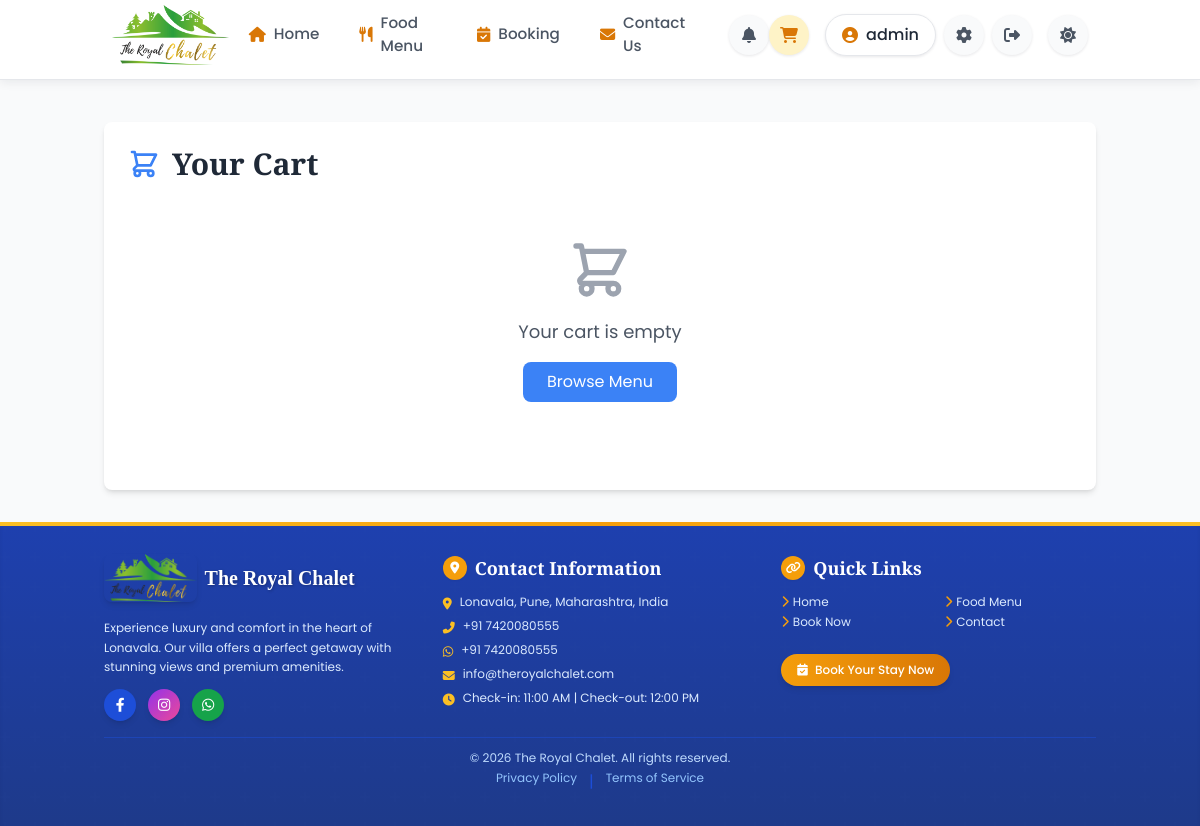
/cart (signed in), run on the app's committed database.
### models.py (models this page shows)
class User(UserMixin, db.Model):
    id = db.Column(db.Integer, primary_key=True)
    username = db.Column(db.String(80), unique=True, nullable=False)
    email = db.Column(db.String(120), unique=True, nullable=False)
    password_hash = db.Column(db.String(128), nullable=False)
    is_admin = db.Column(db.Boolean, default=False)
    phone = db.Column(db.String(15))
    address = db.Column(db.Text)
    created_at = db.Column(db.DateTime, default=lambda: datetime.now(timezone.utc))
    last_login = db.Column(db.DateTime)
    bookings = db.relationship('Booking', backref='user', lazy=True)
    orders = db.relationship('FoodOrder', backref='user', lazy=True)
    reviews = db.relationship('Review', backref='user', lazy=True)

class VillaSettings(db.Model):
    id = db.Column(db.Integer, primary_key=True)
    setting_key = db.Column(db.String(100), unique=True, nullable=False)
    setting_value = db.Column(db.Text, nullable=False)
    description = db.Column(db.String(200))
    updated_at = db.Column(db.DateTime, default=lambda: datetime.now(timezone.utc), onupdate=lambda: datetime.now(timezone.utc))

### app.py (the view)
@app.route('/cart')
@login_required
def cart():
    return render_template('cart.html')

### app.py (called while the page is built)
@app.context_processor
def inject_now():
    return {'now': datetime.now()}

@app.template_filter('format_time')
def format_time(value):
    try:
        if ':' in value:
            hours, minutes = map(int, value.split(':'))
            period = 'AM' if hours < 12 else 'PM'
            hours = hours % 12
            if hours == 0:
                hours = 12
            return f"{hours}:{minutes:02d} {period}"
        return value
    except (ValueError, AttributeError):
        return value

@app.context_processor
def inject_settings():
    settings = {}
    try:
        for setting in VillaSettings.query.all():
            settings[setting.setting_key] = setting.setting_value
    except:
        pass
    return {'villa_settings': settings}

@login_manager.user_loader
def load_user(user_id):
    return User.query.get(int(user_id))

@app.after_request
def add_header(response):
    if 'Cache-Control' not in response.headers:
        response.headers['Cache-Control'] = 'public, max-age=31536000'
    return response

### templates/cart.html (shortened to what this page needs)
{% extends "base.html" %}
{% block content %}
<div class="container mx-auto px-4 py-8">
    <div class="max-w-5xl mx-auto bg-white dark:bg-gray-800 rounded-lg shadow-md overflow-hidden">
        <div class="p-6">
            <h1 class="text-3xl font-bold text-gray-800 dark:text-white mb-6 flex items-center">
                Your Cart
            </h1>
            <div id="cart-items-container" class="mb-8">
                <div id="empty-cart-message" class="text-center py-8">
                    <p class="text-gray-600 dark:text-gray-300 text-lg">Your cart is empty</p>
                    <a href="/menu" class="mt-4 inline-block px-6 py-2 bg-blue-500 text-white rounded-lg hover:bg-blue-600 transition duration-300">
                        Browse Menu
                    </a>
                </div>
            </div>
        </div>
    </div>
</div>
{% endblock %}

### templates/base.html (shortened to what this page needs)
<!DOCTYPE html>
<html lang="en">
<head>
    <script src="https://cdn.tailwindcss.com"></script>
    <link rel="stylesheet" href="{{ url_for('static', filename='css/styles.min.css') }}">
    <link rel="stylesheet" href="https://unpkg.com/aos@2.3.1/dist/aos.css" />
    <link rel="stylesheet" href="https://cdnjs.cloudflare.com/ajax/libs/font-awesome/6.4.0/css/all.min.css">
</head>
<body class="bg-gray-50 dark:bg-slate-950 text-gray-800 dark:text-slate-100 min-h-screen flex flex-col transition-colors duration-300">
    <nav class="bg-white/95 dark:bg-slate-900/95 dark:backdrop-blur-md fixed w-full top-0 z-[1000] transition-all duration-300 border-b border-gray-200 dark:border-slate-700/80 header-nav">
      <div class="container mx-auto px-4 md:px-6">
        <div class="flex justify-between items-center h-full">
          <a href="{{ url_for('index') }}" class="flex items-center">
            <div class="logo-container">
              <img src="{{ url_for('static', filename='Rc.png') }}"
                 alt="Royal Chalet Logo"
                 class="h-full w-auto object-contain">
            </div>
          </a>
          <div class="hidden lg:flex items-center">
            <div class="flex">
              <a href="{{ url_for('index') }}" class="nav-item flex items-center {% if request.path == url_for('index') %}active{% endif %}">
                <i class="fas fa-home mr-2 text-amber-600"></i>Home
              </a>
              <a href="{{ url_for('menu') }}" class="nav-item flex items-center {% if request.path == url_for('menu') %}active{% endif %}">
                <i class="fas fa-utensils mr-2 text-amber-600"></i>Food Menu
              </a>
              <a href="{{ url_for('booking') }}" class="nav-item flex items-center {% if request.path == url_for('booking') %}active{% endif %}">
                <i class="fas fa-calendar-check mr-2 text-amber-600"></i>Booking
              </a>
              <a href="{{ url_for('contact') }}" class="nav-item flex items-center {% if request.path == url_for('contact') %}active{% endif %}">
                <i class="fas fa-envelope mr-2 text-amber-600"></i>Contact Us
              </a>
            </div>
            <div class="ml-6 flex items-center">
              <a href="{{ url_for('notifications_page') }}" class="icon-button relative {% if request.path == url_for('notifications_page') %}bg-amber-100 text-amber-600{% endif %}">
                <i class="fas fa-bell"></i>
                {% set unread_count = current_user.notifications|selectattr('is_read', 'equalto', false)|list|length if current_user.is_authenticated else 0 %}
              </a>
              <a href="{{ url_for('cart') }}" class="icon-button relative {% if request.path == url_for('cart') %}bg-amber-100 text-amber-600{% endif %}">
                <i class="fas fa-shopping-cart"></i>
              </a>
              {% if current_user.is_authenticated %}
                <div class="flex items-center ml-4">
                  <a href="{{ url_for('profile') }}" class="profile-button">
                    <i class="fas fa-user-circle text-amber-600 mr-2"></i>
                    <span class="max-w-[120px] truncate font-medium">{{ current_user.username }}</span>
                  </a>
                  {% if current_user.is_admin %}
                    <a href="{{ url_for('admin_dashboard') }}" class="icon-button ml-2" title="Admin Dashboard">
                      <i class="fas fa-cog"></i>
                    </a>
                  {% endif %}
                  <a href="{{ url_for('logout') }}" class="icon-button ml-2" title="Logout">
                    <i class="fas fa-sign-out-alt"></i>
                  </a>
                </div>
              {% endif %}
              <button id="theme-toggle" class="icon-button ml-4" title="Toggle Dark Mode">
                <i class="fas fa-sun dark:hidden"></i>
              </button>
            </div>
          </div>
        </div>
      </div>
                {% set unread_count = current_user.notifications|selectattr('is_read', 'equalto', false)|list|length if current_user.is_authenticated else 0 %}
    </nav>
    <div class="content-wrapper">
    <main class="flex-grow pb-20 md:pb-0">
      {% block content %}{% endblock %}
    </main>
    <footer class="bg-gradient-to-b from-blue-800 to-blue-900 dark:from-gray-800 dark:to-gray-900 text-white py-8 shadow-inner transition-colors duration-300 relative overflow-hidden">
      <div class="absolute top-0 left-0 w-full h-1 bg-gradient-to-r from-amber-400 via-amber-500 to-amber-400"></div>
      <div class="absolute inset-0 bg-pattern opacity-5"></div>
      <div class="container mx-auto px-4 relative z-10">
        <div class="grid grid-cols-1 md:grid-cols-3 gap-6">
          <div class="flex flex-col items-center md:items-start space-y-3">
            <div class="flex items-center mb-1">
              <img src="{{ url_for('static', filename='Rc.png') }}"
                 alt="The Royal Chalet Logo"
                 class="h-12 w-auto rounded-lg shadow-md mix-blend-multiply mr-2">
              <h3 class="text-xl font-bold text-white">
                <span class="block" style="font-family: 'Brush Script MT', 'Great Vibes', 'Allura', cursive; text-shadow: 1px 1px 3px rgba(0,0,0,0.3);">
                  The Royal Chalet
                </span>
              </h3>
            </div>
            <p class="text-blue-100 dark:text-gray-300 text-xs leading-relaxed text-center md:text-left">
              Experience luxury and comfort in the heart of Lonavala. Our villa offers a perfect getaway with stunning views and premium amenities.
            </p>
            <div class="flex space-x-3 mt-2">
              <a href="https://www.facebook.com/profile.php?id=100092981711228&mibextid=rS40aB7S9Ucbxw6v" target="_blank" rel="noopener noreferrer"
                 class="bg-blue-700 hover:bg-blue-600 w-8 h-8 rounded-full flex items-center justify-center transition-all duration-300 shadow-md hover:shadow-lg hover:-translate-y-1">
                <i class="fab fa-facebook-f text-sm"></i>
              </a>
              <a href="https://www.instagram.com/villa_theroyalchalet?igsh=eWZlbTR0djFvbjIw" target="_blank" rel="noopener noreferrer"
                 class="bg-gradient-to-br from-purple-600 to-pink-500 hover:from-purple-500 hover:to-pink-400 w-8 h-8 rounded-full flex items-center justify-center transition-all duration-300 shadow-md hover:shadow-lg hover:-translate-y-1">
                <i class="fab fa-instagram text-sm"></i>
              </a>
              <a href="https://wa.me/917420080555" target="_blank" rel="noopener noreferrer"
                 class="bg-green-600 hover:bg-green-500 w-8 h-8 rounded-full flex items-center justify-center transition-all duration-300 shadow-md hover:shadow-lg hover:-translate-y-1">
                <i class="fab fa-whatsapp text-sm"></i>
              </a>
            </div>
          </div>
          <div class="flex flex-col items-center md:items-start">
            <h3 class="text-lg font-semibold mb-3 flex items-center">
              <span class="w-6 h-6 bg-amber-500 rounded-full flex items-center justify-center mr-2 shadow-sm">
                <i class="fas fa-map-marker-alt text-white text-xs"></i>
              </span>
              Contact Information
            </h3>
            <div class="space-y-2 text-xs">
              <p class="text-blue-100 dark:text-gray-300 flex items-start">
                <i class="fas fa-map-marker-alt text-amber-400 mr-2 mt-1"></i>
                <span>{{ villa_settings.get('contact_address', 'Lonavala, Pune, Maharashtra') }}</span>
              </p>
              <p class="text-blue-100 dark:text-gray-300 flex items-start">
                <i class="fas fa-phone-alt text-amber-400 mr-2 mt-1"></i>
                <span>{{ villa_settings.get('contact_phone', '+91 7420080555') }}</span>
              </p>
              <p class="text-blue-100 dark:text-gray-300 flex items-start">
                <i class="fab fa-whatsapp text-amber-400 mr-2 mt-1"></i>
                <span>{{ villa_settings.get('contact_whatsapp', '+91 7420080555') }}</span>
              </p>
              <p class="text-blue-100 dark:text-gray-300 flex items-start">
                <i class="fas fa-envelope text-amber-400 mr-2 mt-1"></i>
                <span>{{ villa_settings.get('contact_email', 'info@theroyalchalet.com') }}</span>
              </p>
              <p class="text-blue-100 dark:text-gray-300 flex items-start">
                <i class="fas fa-clock text-amber-400 mr-2 mt-1"></i>
                <span>Check-in: {{ villa_settings.get('check_in_time', '14:00') | format_time }} | Check-out: {{ villa_settings.get('check_out_time', '11:00') | format_time }}</span>
              </p>
            </div>
          </div>
          <div class="flex flex-col">
            <h3 class="text-lg font-semibold mb-3 flex items-center justify-center md:justify-start">
              <span class="w-6 h-6 bg-amber-500 rounded-full flex items-center justify-center mr-2 shadow-sm">
                <i class="fas fa-link text-white text-xs"></i>
              </span>
              Quick Links
            </h3>
            <div class="grid grid-cols-2 gap-x-3 gap-y-1 mb-4 text-xs">
              <a href="{{ url_for('index') }}" class="text-blue-100 dark:text-gray-300 hover:text-amber-400 dark:hover:text-amber-400 transition-colors duration-300 flex items-center">
                <i class="fas fa-chevron-right text-xs mr-1 text-amber-500"></i>Home
              </a>
              <a href="{{ url_for('menu') }}" class="text-blue-100 dark:text-gray-300 hover:text-amber-400 dark:hover:text-amber-400 transition-colors duration-300 flex items-center">
                <i class="fas fa-chevron-right text-xs mr-1 text-amber-500"></i>Food Menu
              </a>
              <a href="{{ url_for('booking') }}" class="text-blue-100 dark:text-gray-300 hover:text-amber-400 dark:hover:text-amber-400 transition-colors duration-300 flex items-center">
                <i class="fas fa-chevron-right text-xs mr-1 text-amber-500"></i>Book Now
              </a>
              <a href="{{ url_for('contact') }}" class="text-blue-100 dark:text-gray-300 hover:text-amber-400 dark:hover:text-amber-400 transition-colors duration-300 flex items-center">
                <i class="fas fa-chevron-right text-xs mr-1 text-amber-500"></i>Contact
              </a>
            </div>
            <div class="mt-2 flex justify-center md:justify-start">
              <a href="{{ url_for('booking') }}" class="inline-block bg-gradient-to-r from-amber-500 to-amber-600 hover:from-amber-400 hover:to-amber-500 text-white px-4 py-2 rounded-full text-xs font-medium transition-all duration-300 shadow-md hover:shadow-lg transform hover:-translate-y-1">
                <i class="fas fa-calendar-check mr-1"></i> Book Your Stay Now
              </a>
            </div>
          </div>
        </div>
        <div class="mt-4 pt-3 border-t border-blue-700/50 dark:border-gray-700/50 text-center">
          <p class="text-blue-200 dark:text-gray-400 text-xs">&copy; {{ now.year }} The Royal Chalet. All rights reserved.</p>
          <div class="mt-1 flex justify-center space-x-3">
            <a href="#" class="text-blue-300 dark:text-gray-500 hover:text-amber-400 dark:hover:text-amber-400 text-xs transition-colors duration-300">Privacy Policy</a>
            <span class="text-blue-700 dark:text-gray-600">|</span>
            <a href="#" class="text-blue-300 dark:text-gray-500 hover:text-amber-400 dark:hover:text-amber-400 text-xs transition-colors duration-300">Terms of Service</a>
          </div>
        </div>
      </div>
    </footer>
    </div>
</body>
</html>

### templates/base.html (style rules this page uses)
body { font-family: 'Poppins', 'Open Sans', 'sans-serif'; font-size: 16px; line-height: 1.6; color: #333; }
h1, h2, h3, h4, h5, h6 { font-family: 'Playfair Display', serif; font-weight: 600; line-height: 1.3; }
h1 { font-size: 2.5rem; }
h3 { font-size: 1.75rem; }
p { margin-bottom: 1rem; }
.content-wrapper { padding-top: 90px; }

### data on the page
User: username "admin"
VillaSettings: get "Lonavala, Pune, Maharashtra, India"
VillaSettings: get "+91 7420080555"
VillaSettings: get "+91 7420080555"
VillaSettings: get "info@theroyalchalet.com"
VillaSettings: get "11:00 AM"
VillaSettings: get "12:00 PM"
